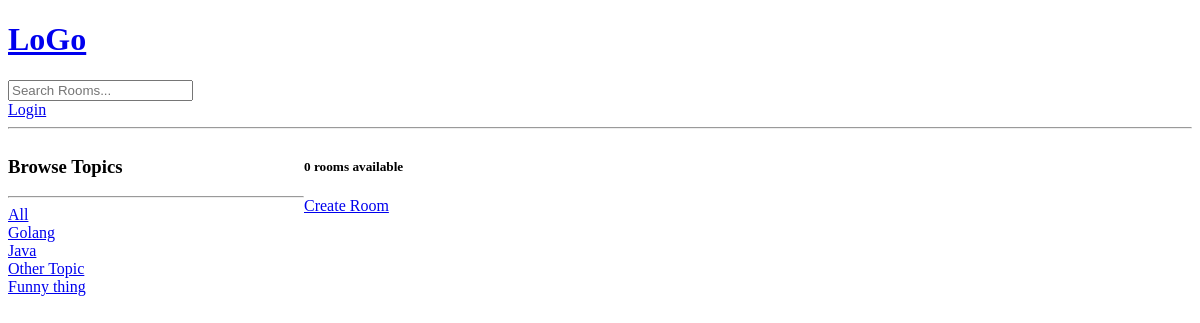
Page /?q=Java on the earlier database version.
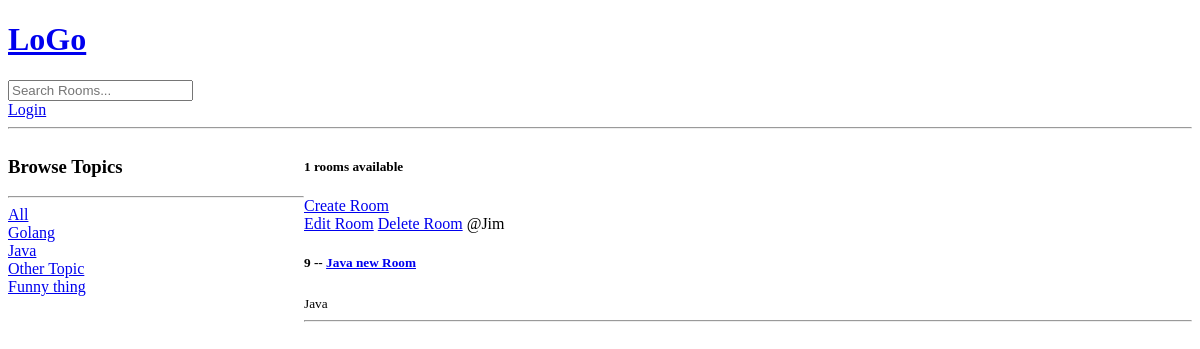
Same page on the later database version.
### base/models.py (models this page shows, shortened)
class Topic(models.Model):
   name = models.CharField(max_length=200)

class Room (models.Model):
    name = models.CharField(max_length=200)
    host = models.ForeignKey(User, on_delete=models.SET_NULL, null=True)
    topic = models.ForeignKey(Topic, on_delete=models.SET_NULL, null=True)
    description = models.TextField(null=True, blank=True)
    updated = models.TimeField(auto_now = True)
    created = models.TimeField(auto_now_add=True)
    class Meta:
        ordering = ['-updated', '-created']

### base/views.py (the view)
# urls.py: path('', views.home, name="home"),
def home(request):
    q = request.GET.get('q') if request.GET.get('q') != None else ''
    rooms = Room.objects.filter(
        Q(topic__name__icontains=q) |
        Q(name__icontains=q) |
        Q(description__icontains=q)
    )
    topics = Topic.objects.all()
    room_count = rooms.count()
    context = {'rooms': rooms, 'topics': topics, 'room_count': room_count}
    return render(request, 'base/home.html', context)

### base/templates/base/home.html (shortened to what this page needs)
{% extends 'main.html'%}
{% block content %}
<div class="home-container">
    <div>
        <h3>Browse Topics</h3>
        <hr>
        <div>
            <a href="{% url 'home' %}">All</a>
        </div>
        {% for topic in topics %}
        <div>
            <a href="{% url 'home' %}?q={{topic.name}}">{{ topic.name }}</a>
        </div>
        {% endfor %}
    </div>
    <div>
        <div>
            <h5>{{room_count}} rooms available</h5>
        </div>
        <a href="{% url 'create-room' %}"> Create Room </a>
        {% for room in rooms %}
            <div>
                <a href="{% url 'update-room' room.id  %}">Edit Room</a>
                <a href="{% url 'delete-room' room.id  %}">Delete Room</a>
                <span>@{{room.host.username}}</span>
                <h5>{{room.id}} -- <a href="{% url 'room' room.id %}">{{room.name}}</a> </h5>
                <small>{{room.topic.name}}</small>
                <hr>
            </div>
        {% endfor %}
    </div>
</div>
{% endblock content %}

Differences in the rows shown:
added Room: host.username "Jim", id "9", name "Java new Room", topic.name "Java"
Other differences:
{{ room_count }}: "0" → "1"
